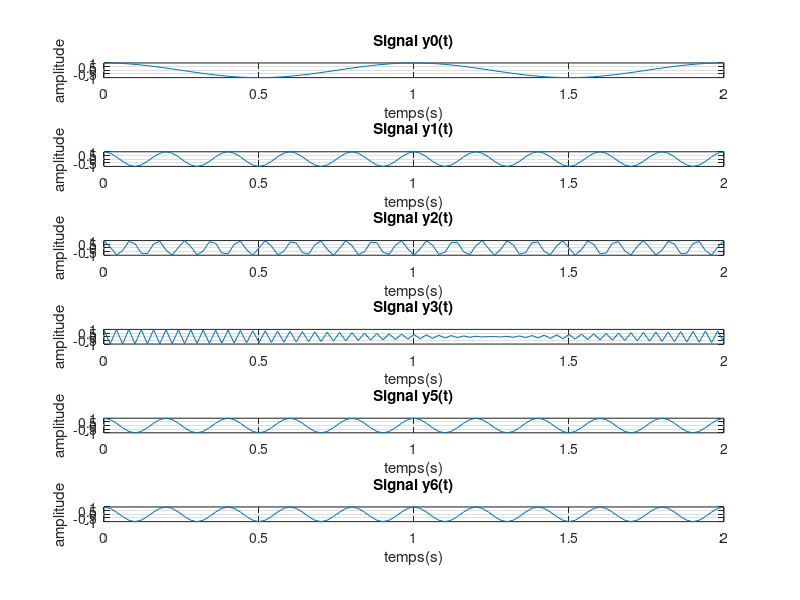

This figure's MATLAB source:

f0 = 1;
t =  0:0.02:2;

y0 = cos(2*pi*f0*t);
subplot(6,1,1)
plot(t,y0)
title('Signal y0(t)')
grid on
xlabel('temps(s)')
ylabel('amplitude')

f1=5;
y1 = cos(2*pi*f1*t);
subplot(6,1,2)
plot(t,y1)
title('Signal y1(t)')
grid on
xlabel('temps(s)')
ylabel('amplitude')

f2 = 11.5;
y2 = cos(2*pi*f2*t);
subplot(6,1,3)
plot(t,y2)
title('Signal y2(t)')
grid on
xlabel('temps(s)')
ylabel('amplitude')

f3=24.8;
y3 = cos(2*pi*f3*t);
subplot(6,1,4)
plot(t,y3)
title('Signal y3(t)')
grid on
xlabel('temps(s)')
ylabel('amplitude')

f4 = 38.5;
y4 = cos(2*pi*f4*t);
subplot(6,1,5)
plot(t,y4)
title('Signal y4(t)')
grid on
xlabel('temps(s)')
ylabel('amplitude')

f5 = 45;
y5 = cos(2*pi*f5*t);
subplot(6,1,5)
plot(t,y5)
title('Signal y5(t)')
grid on
xlabel('temps(s)')
ylabel('amplitude')

f6 = 55 ;
y6 = cos(2*pi*f6*t);
subplot(6,1,6)
plot(t,y6)
title('Signal y6(t)')
grid on
xlabel('temps(s)')
ylabel('amplitude')

 
